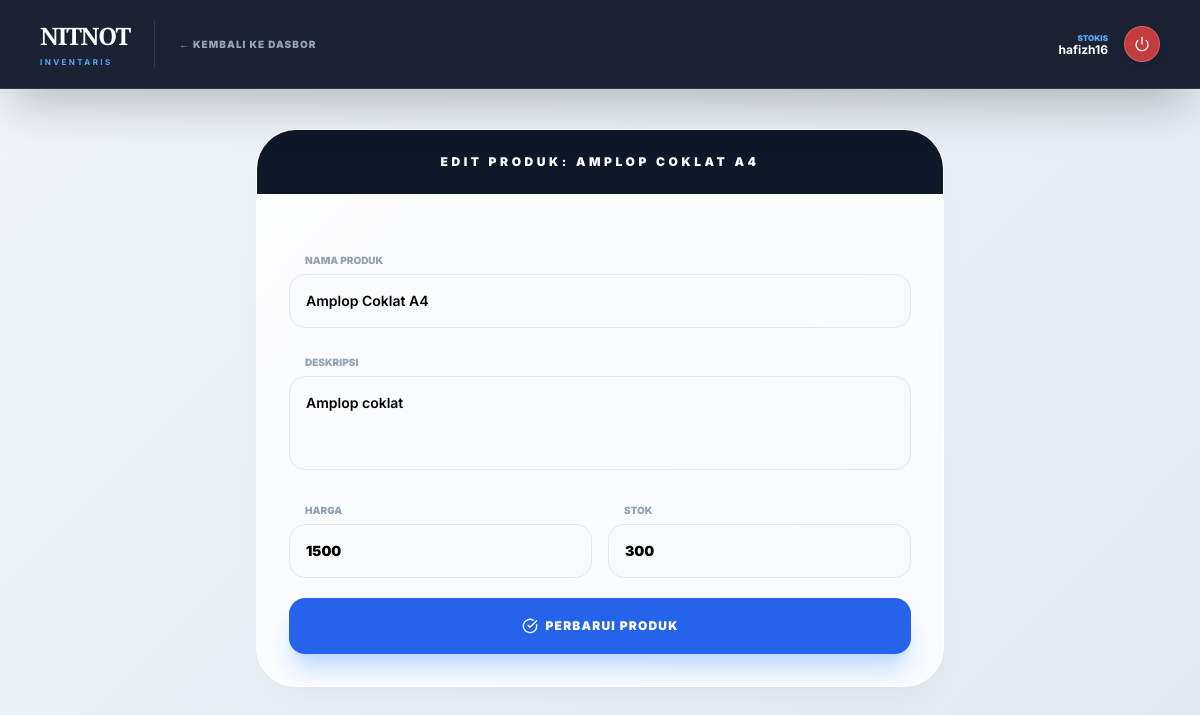
Screenshot of /edit-product.php?id=26 (signed in) with the database file from the repository.
### tables this page shows
CREATE TABLE `products` (
  `id` bigint NOT NULL,
  `description` varchar(1000) DEFAULT NULL,
  `name` varchar(255) NOT NULL,
  `price` double NOT NULL,
  `stock` int NOT NULL
);

### edit-product.php (the view, shortened to what this page needs)
<?php
require __DIR__ . '/database.php';
$productId = $_GET['id'] ?? null;
$stmt = $pdo->prepare("SELECT id, name, description, price, stock FROM products WHERE id = ?");
$stmt->execute([$productId]);
$product = $stmt->fetch();
$username = $_SESSION['username'];
?>
<!DOCTYPE html>
<html>
<head>
    <script src="https://cdn.tailwindcss.com"></script>
</head>
<body class="body-font">
<nav class="glass-nav text-white px-4 md:px-10 py-5 sticky top-0 z-50 shadow-2xl">
    <div class="max-w-[1600px] mx-auto flex justify-between items-center">
        <div class="flex items-center space-x-6">
            <div class="flex flex-col border-r border-white/10 pr-6">
                <h1 class="logo-font text-xl md:text-2xl font-black tracking-tighter leading-none">NITNOT</h1>
                <p class="text-[8px] tracking-[0.3em] text-blue-400 font-bold uppercase mt-1">Inventaris</p>
            </div>
             <a href="/stocker-dashboard" class="text-[10px] font-black text-slate-400 uppercase tracking-widest hover:text-white">
                &larr; Kembali ke Dasbor
            </a>
        </div>
        <div class="flex items-center space-x-4">
             <div class="text-right hidden sm:block">
                <p class="text-[8px] text-blue-400 uppercase font-black">Stokis</p>
                <p class="text-xs font-bold leading-none"><?= htmlspecialchars($username) ?></p>
            </div>
            <form action="/logout.php" method="post" class="m-0">
                <button type="submit" class="w-9 h-9 bg-red-500/80 hover:bg-red-600 rounded-full flex items-center justify-center shadow-lg transition-all border border-white/20">
                    <i data-lucide="power" class="w-4 h-4 text-white"></i>
                </button>
            </form>
        </div>
    </div>
</nav>
<main class="max-w-3xl mx-auto p-5 md:p-10">
    <div class="premium-card overflow-hidden">
        <div class="bg-slate-900 p-6 text-center">
            <h2 class="text-white text-xs font-black uppercase tracking-[0.3em]">Edit Produk: <?= htmlspecialchars($product['name']) ?></h2>
        </div>
        <form action="stocker_action.php?action=update" method="post" class="p-8 space-y-5">
            <div class="space-y-1">
                <label class="text-[10px] font-black text-slate-400 uppercase ml-4">Nama Produk</label>
                <input type="text" name="name" value="<?= htmlspecialchars($product['name']) ?>" required
                       class="input-field w-full rounded-2xl p-4 text-sm font-semibold outline-none transition-all">
            </div>
            <div class="space-y-1">
                <label class="text-[10px] font-black text-slate-400 uppercase ml-4">Deskripsi</label>
                <textarea name="description" rows="3"
                          class="input-field w-full rounded-2xl p-4 text-sm font-semibold outline-none resize-none transition-all"><?= htmlspecialchars($product['description']) ?></textarea>
            </div>
            <div class="grid grid-cols-2 gap-4">
                <div class="space-y-1">
                    <label class="text-[10px] font-black text-slate-400 uppercase ml-4">Harga</label>
                    <input type="number" step="0.01" name="price" value="<?= htmlspecialchars($product['price']) ?>" required
                           class="input-field w-full rounded-2xl p-4 text-sm font-black outline-none transition-all">
                </div>
                <div class="space-y-1">
                    <label class="text-[10px] font-black text-slate-400 uppercase ml-4">Stok</label>
                    <input type="number" name="stock" value="<?= htmlspecialchars($product['stock']) ?>" required
                           class="input-field w-full rounded-2xl p-4 text-sm font-black outline-none transition-all">
                </div>
            </div>
            <button type="submit" class="w-full bg-blue-600 hover:bg-blue-700 text-white font-black py-5 rounded-2xl uppercase text-xs tracking-widest shadow-xl shadow-blue-200 transition-all active:scale-95 mt-4 flex items-center justify-center">
                <i data-lucide="check-circle" class="w-4 h-4 mr-2"></i> Perbarui Produk
            </button>
        </form>
    </div>
</main>
</body>
</html>

### edit-product.php (style rules this page uses)
.logo-font { font-family: 'Playfair Display', serif; }
body { font-family: 'Inter', sans-serif; background: linear-gradient(135deg, #f1f5f9 0%, #e2e8f0 100%); min-height: 100vh; }
.glass-nav { background: rgba(15, 23, 42, 0.95); backdrop-filter: blur(15px); border-bottom: 1px solid rgba(255, 255, 255, 0.1); }
.premium-card { background: rgba(255, 255, 255, 0.8); backdrop-filter: blur(10px); border: 1px solid rgba(255, 255, 255, 0.6); border-radius: 2.5rem; box-shadow: 0 20px 40px -15px rgba(0,0,0,0.05); }
.input-field { background: rgba(248, 250, 252, 0.8); border: 1px solid #e2e8f0; }

### rows the page displays
products: name "AMPLOP COKLAT A4", name "Amplop Coklat A4", description "Amplop coklat", price "1500", stock "300"

### other values shown
$username "hafizh16"
